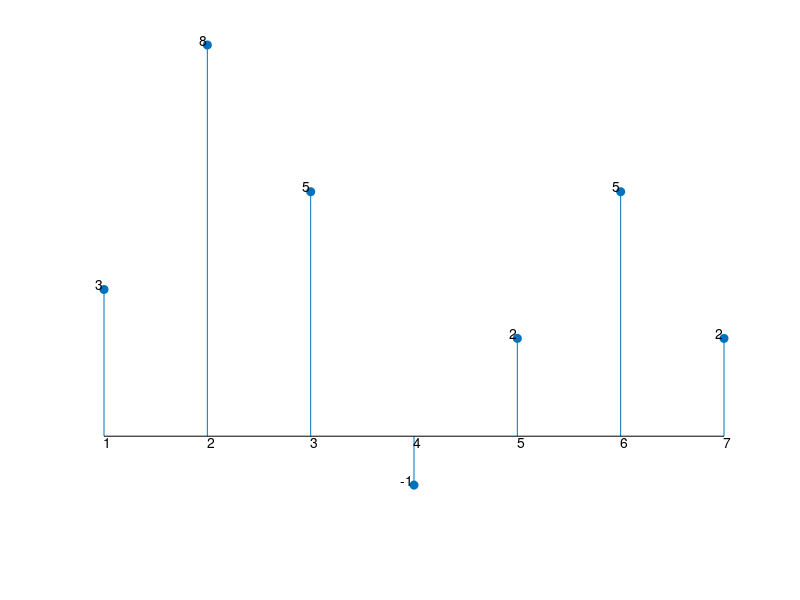
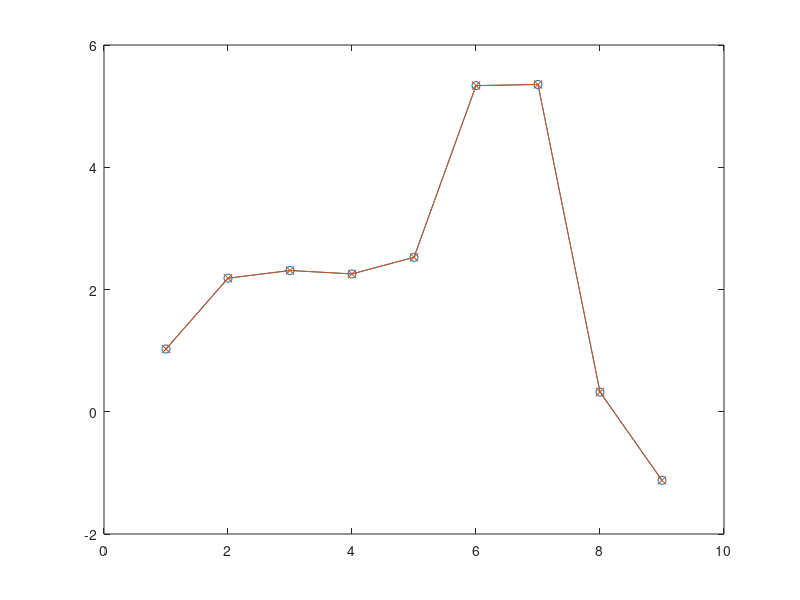

Reproduce these figures in MATLAB, in order.
% <------- Guia 3 - Ejercicio 2 ----------->

% punto 1

x = [3, 2, -2, 1, 2]; % señal
h = [1, 2, 1]; % kernel
M = length(x); % longitud e la secuencia de entrada
N = length(h); % longitud del kernel
y = zeros(1, N+M-1); % vector resultado
r_des = zeros(1, N); % registro de desplazamiento
x_ext = [x, zeros(1, N-1)]; % vector x extendido

for n=1 : M+N-1
  r_des = [x_ext(n), r_des(1:N-1)]; % llena el registro de desplazamiento con las ultimas N muestras de x
  for i=1 : N
    y(n) = y(n) + ( h(i) * r_des(i) ); % sumatoria de convolución
  end
end

figure(1);
stem(y,'filled') % graficas de secuencias

% modificaciones para los ejes
axis off;
for l=1 : M+N-1
  text (l, y(l), mat2str(y(l)),'horizontalalignment','right','verticalalignment','bottom')
  text (l, 0,  int2str(l),'verticalalignment','top')
end


% punto 2

x2 = randn(1,7);% nueva secuencia de 7 elementos
M2 = length(x2); % longitud e la secuencia de entrada
y2 = zeros(1, N+M2-1); % vector resultado
r_des = zeros(1, N); % reinicializa el registro de desplazamiento
x2_ext = [x2, zeros(1, N-1)]; % vector x2 extendido

for n=1 : M2+N-1
  r_des = [x2_ext(n), r_des(1:N-1)]; % llena el registro de desplazamiento con las ultimas N muestras de x2
  for i=1 : N
    y2(n) = y2(n) + ( h(i) * r_des(i) ); % sumatoria de convolución
  end
end

figure(2);

plot(y2,'o-') % graficas de secuencias
y2_conv = conv(x2, h); % usando el operador convolucion
hold all;
plot(y2_conv,'x-')

% punto 3

x3 = randn(1,1000); % nuevo vector señal
h3 = randn(1,1000); % nuevo vector kernel
M3 = length(x3); % longitud e la secuencia de entrada
N3 = length(h3); % longitud del kernel
y3 = zeros(1, N3+M3-1); % nuevo vector resultado
r_des = zeros(1, N3); % reinicializa el registro de desplazamiento
x3_ext = [x3, zeros(1, N3-1)]; % vector x extendido

tic();
for n=1 : M3+N3-1
  r_des = [x3_ext(n), r_des(1:N3-1)]; % llena el registro de desplazamiento con las ultimas N muestras de x3
  h3t = h3'; %matriz transpuesta (N3 filas, 1 columna)
  y3(n) = r_des * h3t;
end
t_mat = toc(); % tiempo para la convolucion matricial

% reinicializa los vectores para la convolucion matricial
y3 = zeros(1, N3+M3-1); % vector resultado
r_des = zeros(1, N3); % registro de desplazamiento
x3_ext = [x3, zeros(1, N3-1)]; % vector x extendido

tic();
for n=1 : M3+N3-1
  r_des = [x3_ext(n), r_des(1:N3-1)]; % llena el registro de desplazamiento con las ultimas N muestras de x3
  for i=1 : N3
    y3(n) = y3(n) + ( h3(i) * r_des(i) ); % sumatoria de convolución
  end
end
t_for = toc (); % tiempo para la convolucion con bucle

printf("tiempo para la convolucion utilizando matrices: %d segundos \n", t_mat)
printf("tiempo para la convolucion utilizando iteraciones: %d segundos \n", t_for)

%%%%%%%%%%%%%%%%%%%%%%%%%%%%%%%%%%%%%%%%%%%%%%%%%%%%%%%%%%%%%%%%%%%%%%%
% tiempo para la convolucion utilizando matrices: 0.0453 segundos     %
% tiempo para la convolucion utilizando iteraciones: 26.1659 segundos %
%%%%%%%%%%%%%%%%%%%%%%%%%%%%%%%%%%%%%%%%%%%%%%%%%%%%%%%%%%%%%%%%%%%%%%%
